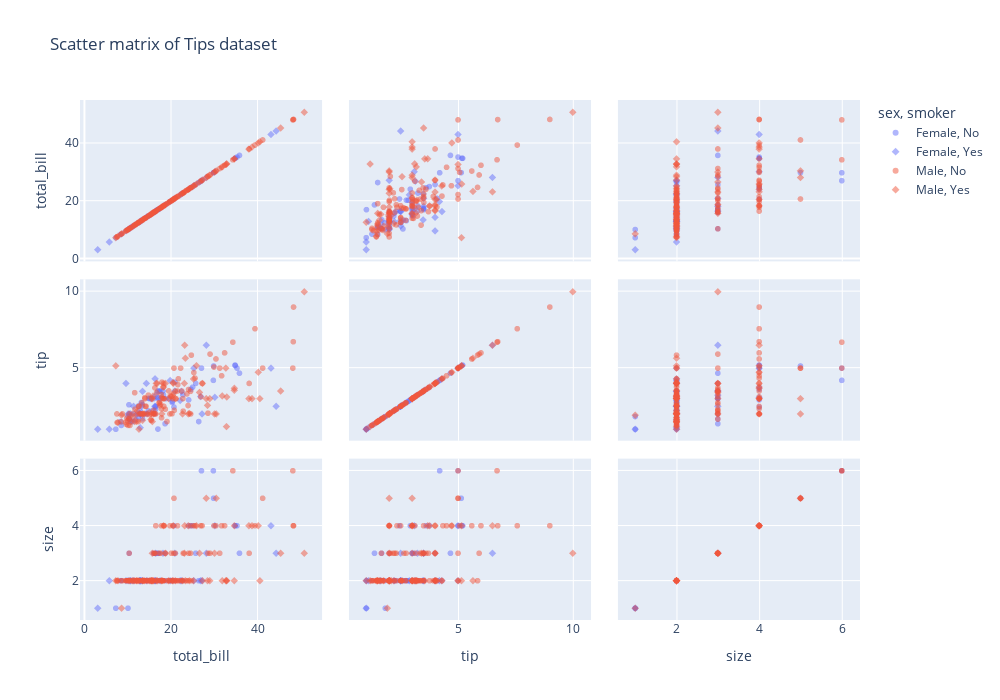

The notebook cell saved with this chart:
### Code cell
fig = px.scatter_matrix(tips,
                       dimensions= ["total_bill","tip","size"],
                       color = "sex",
                       symbol = "smoker",
                       title="Scatter matrix of Tips dataset")

fig.update_layout(width=1000,height=700)


fig.update_traces(marker=dict(size=6,
                              opacity=.5
                            ))

fig.show()

### Figure 1 — Plotly figure (JSON) as saved in the notebook; plotly's stock layout.template omitted (floating-point values rounded to 4 significant figures)
{"data": [{"dimensions": [{"axis": {"matches": true}, "label": "total_bill", "values": [16.99, 24.59, 35.26, 14.83, 10.33, 16.97, 20.29, 15.77, 19.65, 15.06, 20.69, 16.93, 10.29, 34.81, 26.41, 16.45, 17.07, 14.73, 10.07, 34.83, 22.75, 20.92, 7.25, 25.71, 17.31, 10.65, 12.43, 24.08, 13.42, 12.48, 29.8, 14.52, 11.38, 20.27, 11.17, 12.26, 18.26, 8.51, 10.33, 14.15, 13.16, 17.47, 27.05, 16.43, 8.35, 18.64, 11.87, 29.85, 25, 13.39, 16.21, 15.98, 35.83, 18.78]}, {"axis": {"matches": true}, "label": "tip", "values": [1.01, 3.61, 5, 3.02, 1.67, 3.5, 2.75, 2.23, 3, 3, 2.45, 3.07, 2.6, 5.2, 1.5, 2.47, 3, 2.2, 1.83, 5.17, 3.25, 4.08, 1, 4, 3.5, 1.5, 1.8, 2.92, 1.68, 2.52, 4.2, 2, 2, 2.83, 1.5, 2, 3.25, 1.25, 2, 2, 2.75, 3.5, 5, 2.3, 1.5, 1.36, 1.63, 5.14, 3.75, 2.61, 2, 3, 4.67, 3]}, {"axis": {"matches": true}, "label": "size", "values": [2, 4, 4, 2, 3, 3, 2, 2, 2, 2, 4, 3, 2, 4, 2, 2, 3, 2, 1, 4, 2, 2, 1, 3, 2, 2, 2, 4, 2, 2, 6, 2, 2, 2, 2, 2, 2, 2, 2, 2, 2, 2, 6, 2, 2, 3, 2, 5, 4, 2, 3, 3, 3, 2]}], "hovertemplate": "sex=Female<br>smoker=No<br>%{xaxis.title.text}=%{x}<br>%{yaxis.title.text}=%{y}<extra></extra>", "legendgroup": "Female, No", "marker": {"color": "#636efa", "opacity": 0.5, "size": 6, "symbol": "circle"}, "name": "Female, No", "showlegend": true, "type": "splom"}, {"dimensions": [{"axis": {"matches": true}, "label": "total_bill", "values": [3.07, 26.86, 25.28, 5.75, 16.32, 11.35, 15.38, 44.3, 22.42, 14.31, 17.51, 10.59, 10.63, 9.6, 20.9, 18.15, 19.81, 43.11, 13, 12.74, 13, 16.4, 16.47, 12.76, 13.27, 28.17, 12.9, 30.14, 13.42, 16.27, 10.09, 22.12, 27.18]}, {"axis": {"matches": true}, "label": "tip", "values": [1, 3.14, 5, 1, 4.3, 2.5, 3, 2.5, 3.48, 4, 3, 1.61, 2, 4, 3.5, 3.5, 4.19, 5, 2, 2.01, 2, 2.5, 3.23, 2.23, 2.5, 6.5, 1.1, 3.09, 3.48, 2.5, 2, 2.88, 2]}, {"axis": {"matches": true}, "label": "size", "values": [1, 2, 2, 2, 2, 2, 2, 3, 2, 2, 2, 2, 2, 2, 3, 3, 2, 4, 2, 2, 2, 2, 3, 2, 2, 3, 2, 4, 2, 2, 2, 2, 2]}], "hovertemplate": "sex=Female<br>smoker=Yes<br>%{xaxis.title.text}=%{x}<br>%{yaxis.title.text}=%{y}<extra></extra>", "legendgroup": "Female, Yes", "marker": {"color": "#636efa", "opacity": 0.5, "size": 6, "symbol": "diamond"}, "name": "Female, Yes", "showlegend": true, "type": "splom"}, {"dimensions": [{"axis": {"matches": true}, "label": "total_bill", "values": [10.34, 21.01, 23.68, 25.29, 8.77, 26.88, 15.04, 14.78, 10.27, 15.42, 18.43, 21.58, 16.29, 20.65, 17.92, 39.42, 19.82, 17.81, 13.37, 12.69, 21.7, 9.55, 18.35, 17.78, 24.06, 16.31, 18.69, 31.27, 16.04, 17.46, 13.94, 9.68, 30.4, 18.29, 22.23, 32.4, 28.55, 18.04, 12.54, 9.94, 25.56, 19.49, 48.27, 17.59, 20.08, 20.23, 12.02, 10.51, 27.2, 22.76, 17.29, 16.66, 15.98, 13.03, 18.28, 24.71, 21.16, 22.49, 12.46, 18.24, 14, 38.07, 23.95, 29.93, 11.69, 14.26, 15.95, 8.52, 22.82, 19.08, 34.3, 41.19, 9.78, 7.51, 14.07, 13.13, 17.26, 24.55, 19.77, 48.17, 16.49, 21.5, 12.66, 13.81, 24.52, 20.76, 31.71, 20.69, 7.56, 48.33, 20.45, 13.28, 11.61, 10.77, 10.07, 29.03, 17.82]}, {"axis": {"matches": true}, "label": "tip", "values": [1.66, 3.5, 3.31, 4.71, 2, 3.12, 1.96, 3.23, 1.71, 1.57, 3, 3.92, 3.71, 3.35, 4.08, 7.58, 3.18, 2.34, 2, 2, 4.3, 1.45, 2.5, 3.27, 3.6, 2, 2.31, 5, 2.24, 2.54, 3.06, 1.32, 5.6, 3, 5, 6, 2.05, 3, 2.5, 1.56, 4.34, 3.51, 6.73, 2.64, 3.15, 2.01, 1.97, 1.25, 4, 3, 2.71, 3.4, 2.03, 2, 4, 5.85, 3, 3.5, 1.5, 3.76, 3, 4, 2.55, 5.07, 2.31, 2.5, 2, 1.48, 2.18, 1.5, 6.7, 5, 1.73, 2, 2.5, 2, 2.74, 2, 2, 5, 2, 3.5, 2.5, 2, 3.48, 2.24, 4.5, 5, 1.44, 9, 3, 2.72, 3.39, 1.47, 1.25, 5.92, 1.75]}, {"axis": {"matches": true}, "label": "size", "values": [3, 3, 2, 4, 2, 4, 2, 2, 2, 2, 4, 2, 3, 3, 2, 4, 2, 4, 2, 2, 2, 2, 4, 2, 3, 3, 3, 3, 3, 2, 2, 2, 4, 2, 2, 4, 3, 2, 2, 2, 4, 2, 4, 3, 3, 2, 2, 2, 4, 2, 2, 2, 2, 2, 2, 2, 2, 2, 2, 2, 2, 3, 2, 4, 2, 2, 2, 2, 3, 2, 6, 5, 2, 2, 2, 2, 3, 4, 4, 6, 4, 4, 2, 2, 3, 2, 4, 5, 2, 4, 4, 2, 2, 2, 2, 3, 2]}], "hovertemplate": "sex=Male<br>smoker=No<br>%{xaxis.title.text}=%{x}<br>%{yaxis.title.text}=%{y}<extra></extra>", "legendgroup": "Male, No", "marker": {"color": "#EF553B", "opacity": 0.5, "size": 6, "symbol": "circle"}, "name": "Male, No", "showlegend": true, "type": "splom"}, {"dimensions": [{"axis": {"matches": true}, "label": "total_bill", "values": [38.01, 11.24, 20.29, 13.81, 11.02, 18.29, 15.01, 17.92, 19.44, 32.68, 28.97, 40.17, 27.28, 12.03, 21.01, 15.36, 20.49, 25.21, 16, 50.81, 15.81, 7.25, 31.85, 16.82, 32.9, 17.89, 14.48, 34.63, 34.65, 23.33, 45.35, 23.17, 40.55, 30.46, 23.1, 15.69, 28.44, 15.48, 16.58, 10.34, 13.51, 18.71, 20.53, 26.59, 38.73, 24.27, 30.06, 25.89, 28.15, 11.59, 7.74, 12.16, 8.58, 13.42, 24.01, 15.69, 15.53, 12.6, 32.83, 22.67]}, {"axis": {"matches": true}, "label": "tip", "values": [3, 1.76, 3.21, 2, 1.98, 3.76, 2.09, 3.08, 3, 5, 3, 4.73, 4, 1.5, 3, 1.64, 4.06, 4.29, 2, 10, 3.16, 5.15, 3.18, 4, 3.11, 2, 2, 3.55, 3.68, 5.65, 3.5, 6.5, 3, 2, 4, 1.5, 2.56, 2.02, 4, 2, 2, 4, 4, 3.41, 3, 2.03, 2, 5.16, 3, 1.5, 1.44, 2.2, 1.92, 1.58, 2, 3, 3, 1, 1.17, 2]}, {"axis": {"matches": true}, "label": "size", "values": [4, 2, 2, 2, 2, 4, 2, 2, 2, 2, 2, 4, 2, 2, 2, 2, 2, 2, 2, 3, 2, 2, 2, 2, 2, 2, 2, 2, 4, 2, 3, 4, 2, 5, 3, 2, 2, 2, 2, 2, 2, 3, 4, 3, 4, 2, 3, 4, 5, 2, 2, 2, 1, 2, 4, 3, 2, 2, 2, 2]}], "hovertemplate": "sex=Male<br>smoker=Yes<br>%{xaxis.title.text}=%{x}<br>%{yaxis.title.text}=%{y}<extra></extra>", "legendgroup": "Male, Yes", "marker": {"color": "#EF553B", "opacity": 0.5, "size": 6, "symbol": "diamond"}, "name": "Male, Yes", "showlegend": true, "type": "splom"}], "layout": {"dragmode": "select", "height": 700, "legend": {"title": {"text": "sex, smoker"}, "tracegroupgap": 0}, "title": {"text": "Scatter matrix of Tips dataset"}, "width": 1000}}
